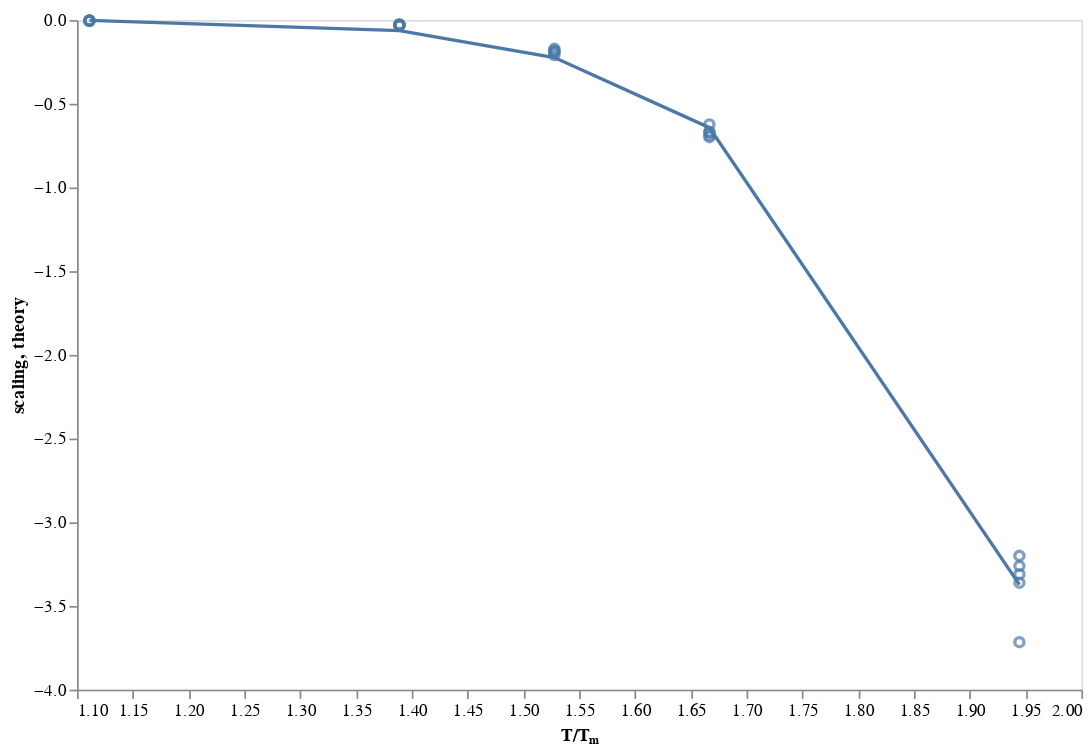

Here is the notebook cell this chart was saved with:
### Code cell
c = alt.Chart(df_fit).encode(
    x=alt.X('temp_norm', title='T/Tₘ', scale=alt.Scale(zero=False)),
)

c.mark_point().encode(y="scaling") + c.mark_line().encode(y="theory")

### Figure 1 — Vega-Lite specification as saved in the notebook (floating-point values rounded to 4 significant figures)
{"$schema": "https://vega.github.io/schema/vega-lite/v2.6.0.json", "config": {"axis": {"grid": false}, "view": {"height": 400, "width": 600}}, "datasets": {"data-e51cd25ab114a5d9f6d5eaaf904b5cf2": [{"scaling": -0.004107, "temp_norm": 1.111, "theory": -0.00166}, {"scaling": -0.003062, "temp_norm": 1.111, "theory": -0.00166}, {"scaling": -0.002717, "temp_norm": 1.111, "theory": -0.00166}, {"scaling": -0.003471, "temp_norm": 1.111, "theory": -0.00166}, {"scaling": -0.003629, "temp_norm": 1.111, "theory": -0.00166}, {"scaling": -0.02957, "temp_norm": 1.389, "theory": -0.0628}, {"scaling": -0.02484, "temp_norm": 1.389, "theory": -0.0628}, {"scaling": -0.03156, "temp_norm": 1.389, "theory": -0.0628}, {"scaling": -0.03211, "temp_norm": 1.389, "theory": -0.0628}, {"scaling": -0.02871, "temp_norm": 1.389, "theory": -0.0628}, {"scaling": -0.1717, "temp_norm": 1.528, "theory": -0.2235}, {"scaling": -0.2083, "temp_norm": 1.528, "theory": -0.2235}, {"scaling": -0.1886, "temp_norm": 1.528, "theory": -0.2235}, {"scaling": -0.1913, "temp_norm": 1.528, "theory": -0.2235}, {"scaling": -0.182, "temp_norm": 1.528, "theory": -0.2235}, {"scaling": -0.669, "temp_norm": 1.667, "theory": -0.6423}, {"scaling": -0.6884, "temp_norm": 1.667, "theory": -0.6423}, {"scaling": -0.6698, "temp_norm": 1.667, "theory": -0.6423}, {"scaling": -0.6995, "temp_norm": 1.667, "theory": -0.6423}, {"scaling": -0.6235, "temp_norm": 1.667, "theory": -0.6423}, {"scaling": -3.361, "temp_norm": 1.944, "theory": -3.372}, {"scaling": -3.2, "temp_norm": 1.944, "theory": -3.372}, {"scaling": -3.262, "temp_norm": 1.944, "theory": -3.372}, {"scaling": -3.31, "temp_norm": 1.944, "theory": -3.372}, {"scaling": -3.716, "temp_norm": 1.944, "theory": -3.372}]}, "layer": [{"data": {"name": "data-e51cd25ab114a5d9f6d5eaaf904b5cf2"}, "encoding": {"x": {"field": "temp_norm", "scale": {"zero": false}, "title": "T/Tₘ", "type": "quantitative"}, "y": {"field": "scaling", "type": "quantitative"}}, "mark": "point"}, {"data": {"name": "data-e51cd25ab114a5d9f6d5eaaf904b5cf2"}, "encoding": {"x": {"field": "temp_norm", "scale": {"zero": false}, "title": "T/Tₘ", "type": "quantitative"}, "y": {"field": "theory", "type": "quantitative"}}, "mark": "line"}]}
